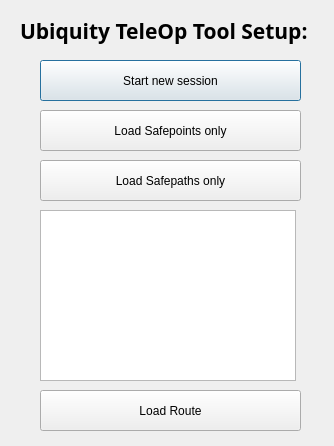
<?xml version="1.0" encoding="UTF-8"?>
<ui version="4.0">
 <class>Setup</class>
 <widget class="QDialog" name="Setup">
  <property name="geometry">
   <rect>
    <x>0</x>
    <y>0</y>
    <width>334</width>
    <height>446</height>
   </rect>
  </property>
  <property name="windowTitle">
   <string>Dialog</string>
  </property>
  <widget class="QPushButton" name="new_session">
   <property name="geometry">
    <rect>
     <x>40</x>
     <y>60</y>
     <width>261</width>
     <height>41</height>
    </rect>
   </property>
   <property name="text">
    <string>Start new session</string>
   </property>
  </widget>
  <widget class="QLabel" name="Title">
   <property name="geometry">
    <rect>
     <x>20</x>
     <y>10</y>
     <width>371</width>
     <height>41</height>
    </rect>
   </property>
   <property name="font">
    <font>
     <family>Laksaman</family>
     <pointsize>16</pointsize>
     <weight>75</weight>
     <bold>true</bold>
    </font>
   </property>
   <property name="text">
    <string>Ubiquity TeleOp Tool Setup:</string>
   </property>
  </widget>
  <widget class="QPushButton" name="safepoints">
   <property name="geometry">
    <rect>
     <x>40</x>
     <y>110</y>
     <width>261</width>
     <height>41</height>
    </rect>
   </property>
   <property name="text">
    <string>Load Safepoints only</string>
   </property>
  </widget>
  <widget class="QPushButton" name="safepaths">
   <property name="geometry">
    <rect>
     <x>40</x>
     <y>160</y>
     <width>261</width>
     <height>41</height>
    </rect>
   </property>
   <property name="text">
    <string>Load Safepaths only</string>
   </property>
  </widget>
  <widget class="QPushButton" name="route">
   <property name="geometry">
    <rect>
     <x>40</x>
     <y>390</y>
     <width>261</width>
     <height>41</height>
    </rect>
   </property>
   <property name="text">
    <string>Load Route</string>
   </property>
  </widget>
  <widget class="QListWidget" name="listWidget">
   <property name="geometry">
    <rect>
     <x>40</x>
     <y>210</y>
     <width>256</width>
     <height>171</height>
    </rect>
   </property>
  </widget>
 </widget>
 <resources/>
 <connections/>
</ui>
